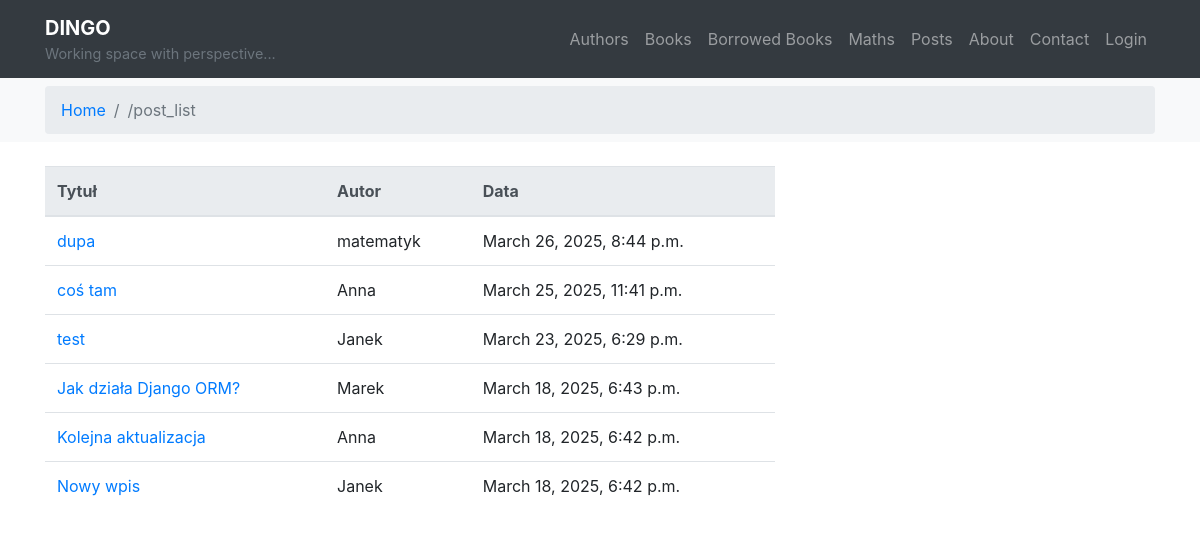
The page /posts/ on the database as committed earlier.
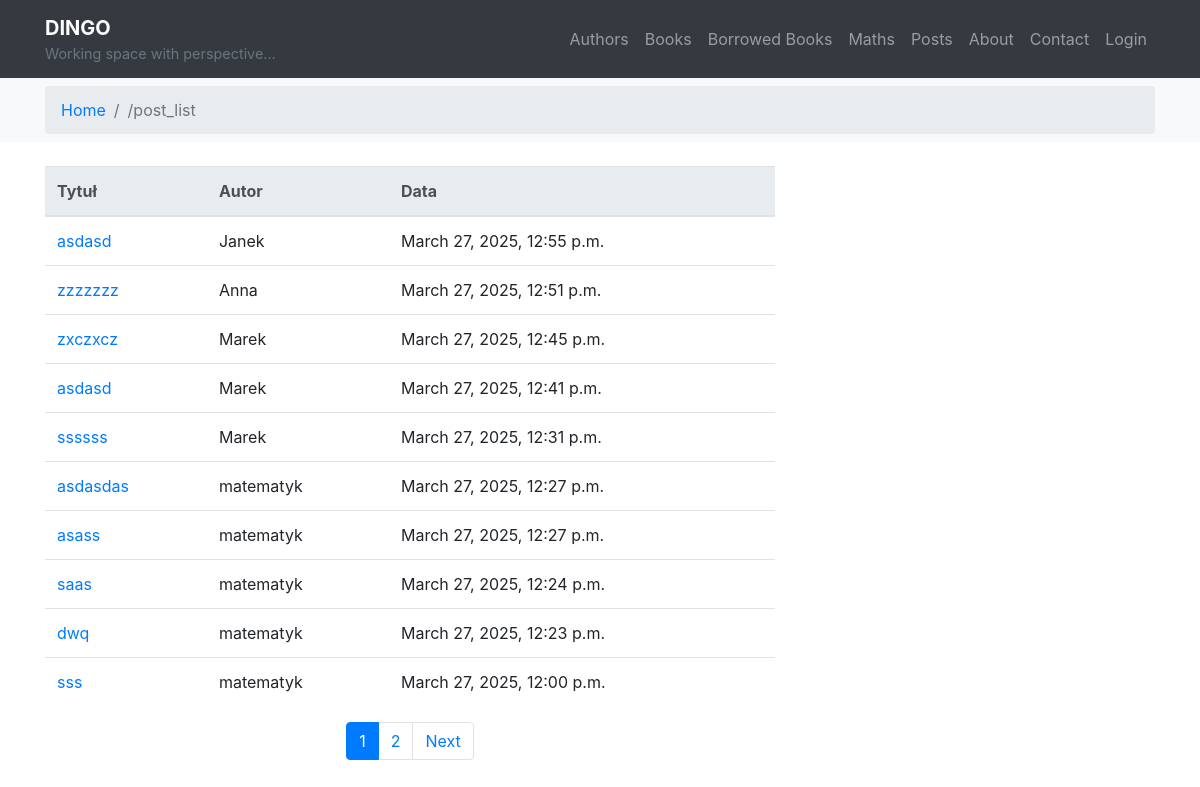
The same page on the database as committed later.
### posts/models.py (models this page shows, shortened)
class Post(models.Model):
    title = models.CharField(max_length=100)
    content = models.TextField()
    created = models.DateTimeField(auto_now_add=True)
    modified = models.DateTimeField(auto_now=True)
    author = models.ForeignKey(Author, on_delete=models.CASCADE)
    image = models.ImageField(
        upload_to='photos/%Y/%m/%d', null=True, blank=True)
    tags = models.ManyToManyField("posts.Tag", related_name="posts")

class Author(models.Model):
    nick = models.CharField(max_length=20, unique=True)
    email = models.EmailField(unique=True)

### posts/views.py (the view)
# urls.py: path('', post_list, name='post_list'),
def post_list(request):
    posts = Post.objects.order_by('-created')
    paginator = Paginator(posts, 10)
    page_number = request.GET.get('page')
    posts_page = paginator.get_page(page_number)
    if request.method == "POST":
        form = PostForm(data=request.POST, files=request.FILES)
        if form.is_valid():
            form.save()
            return redirect('posts:post_list')
    else:
        form = PostForm()
    return render(request, "posts/post_list.html", {
        "posts": posts_page,
        "form": form
    })

### posts/templates/posts/post_list.html (shortened to what this page needs)
{% extends "main.html" %}
{% load bootstrap4 %}
{% block content %}
<div class="row">
    <div class="col-md-8">
        <table class="table table-hover">
            <thead class="thead-light">
                <tr>
                    <th>Tytuł</th>
                    <th>Autor</th>
                    <th>Data</th>
                </tr>
            </thead>
            <tbody>
                {% for post in posts %}
                    <tr>
                        <td>
                            <a href="{% url 'posts:post_detail' post.pk %}">
                                {{ post.title }}
                            </a>
                        </td>
                        <td>{{ post.author.nick }}</td>
                        <td>{{ post.created|date:"F j, Y, g:i a" }}</td>
                    </tr>
                {% empty %}
                    <tr><td colspan="3"><em>Brak postów</em></td></tr>
                {% endfor %}
            </tbody>
        </table>
        {% if posts.has_other_pages %}
            <nav>
                <ul class="pagination justify-content-center">
                    {% for num in posts.paginator.page_range %}
                        <li class="page-item {% if posts.number == num %}active{% endif %}">
                            <a class="page-link" href="?page={{ num }}">{{ num }}</a>
                        </li>
                    {% endfor %}
                    {% if posts.has_next %}
                        <li class="page-item">
                            <a class="page-link" href="?page={{ posts.next_page_number }}">Next</a>
                        </li>
                    {% endif %}
                </ul>
            </nav>
        {% endif %}
    </div>
    <div class="col-md-4">
    </div>
</div>
{% endblock %}

Rows that differ between the two databases and show on the page:
no longer on this page (row unchanged): Post: title "dupa", author.nick "matematyk", created "March 26, 2025, 8:44 p.m."
no longer on this page (row unchanged): Post: title "coś tam", author.nick "Anna", created "March 25, 2025, 11:41 p.m."
no longer on this page (row unchanged): Post: title "test", author.nick "Janek", created "March 23, 2025, 6:29 p.m."
no longer on this page (row unchanged): Post: title "Jak działa Django ORM?", author.nick "Marek", created "March 18, 2025, 6:43 p.m."
no longer on this page (row unchanged): Post: title "Kolejna aktualizacja", author.nick "Anna", created "March 18, 2025, 6:42 p.m."
no longer on this page (row unchanged): Post: title "Nowy wpis", author.nick "Janek", created "March 18, 2025, 6:42 p.m."
added Post: title "asdasd", author.nick "Janek", created "March 27, 2025, 12:55 p.m."
added Post: title "zzzzzzz", author.nick "Anna", created "March 27, 2025, 12:51 p.m."
added Post: title "zxczxcz", author.nick "Marek", created "March 27, 2025, 12:45 p.m."
added Post: title "asdasd", author.nick "Marek", created "March 27, 2025, 12:41 p.m."
added Post: title "ssssss", author.nick "Marek", created "March 27, 2025, 12:31 p.m."
added Post: title "asdasdas", author.nick "matematyk", created "March 27, 2025, 12:27 p.m."
added Post: title "asass", author.nick "matematyk", created "March 27, 2025, 12:27 p.m."
added Post: title "saas", author.nick "matematyk", created "March 27, 2025, 12:24 p.m."
added Post: title "dwq", author.nick "matematyk", created "March 27, 2025, 12:23 p.m."
added Post: title "sss", author.nick "matematyk", created "March 27, 2025, 12:00 p.m."
Other text that changed with them:
new list line: "1"
new list line: "2"
text now shown: "Next"
